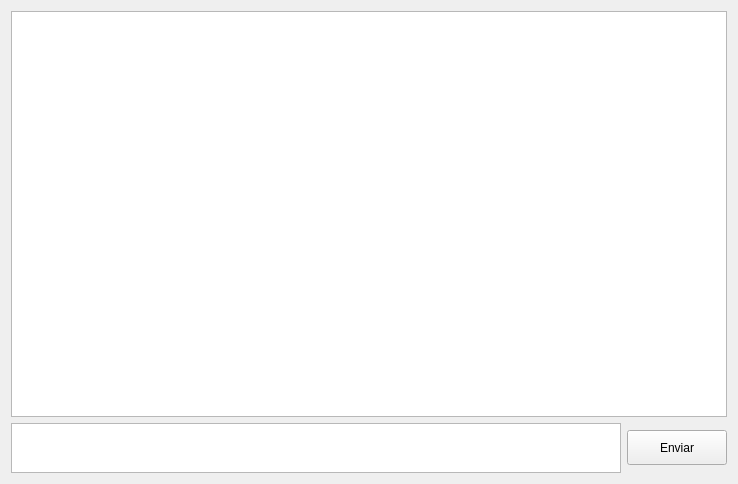
<?xml version="1.0" encoding="UTF-8"?>
<ui version="4.0">
 <class>chatWindow</class>
 <widget class="QWidget" name="chatWindow">
  <property name="geometry">
   <rect>
    <x>0</x>
    <y>0</y>
    <width>738</width>
    <height>484</height>
   </rect>
  </property>
  <property name="windowTitle">
   <string>TCPChat</string>
  </property>
  <layout class="QGridLayout" name="gridLayout" rowstretch="1,0">
   <item row="1" column="0">
    <widget class="QPlainTextEdit" name="pte_chater">
     <property name="maximumSize">
      <size>
       <width>16777215</width>
       <height>50</height>
      </size>
     </property>
    </widget>
   </item>
   <item row="1" column="1">
    <widget class="QPushButton" name="pb_Enviar">
     <property name="minimumSize">
      <size>
       <width>100</width>
       <height>35</height>
      </size>
     </property>
     <property name="text">
      <string>Enviar</string>
     </property>
    </widget>
   </item>
   <item row="0" column="0" colspan="2">
    <widget class="QPlainTextEdit" name="pte_chaLog"/>
   </item>
  </layout>
 </widget>
 <resources/>
 <connections/>
</ui>
